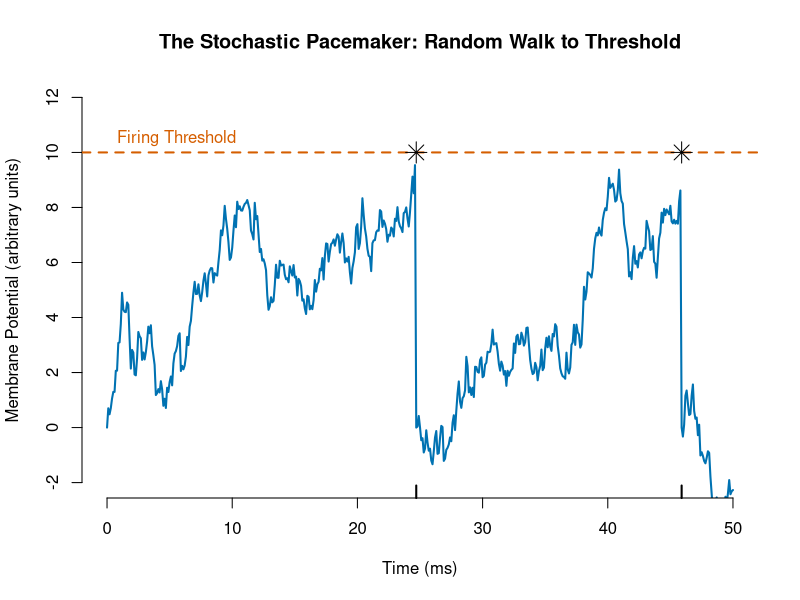
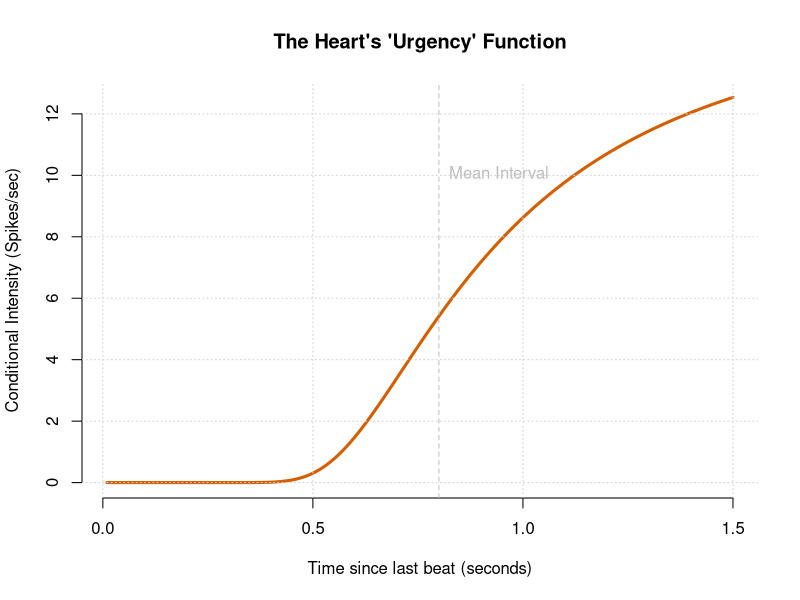
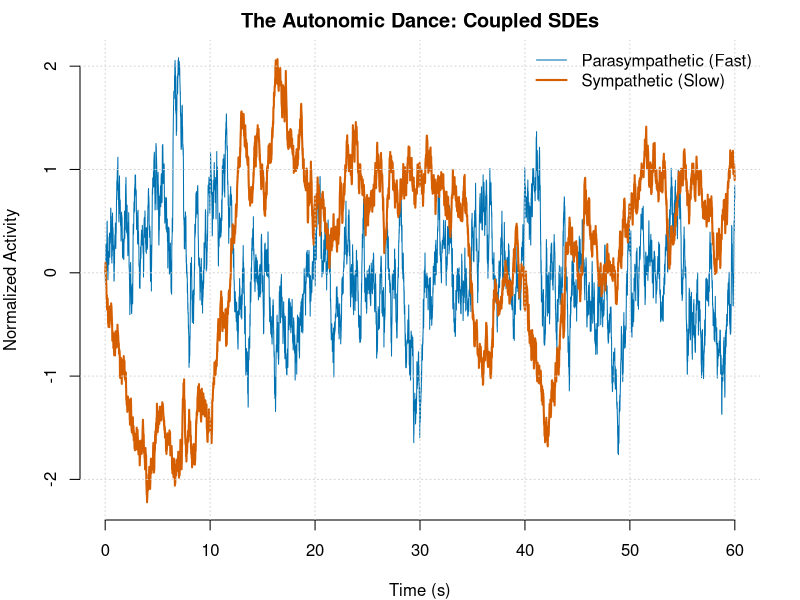
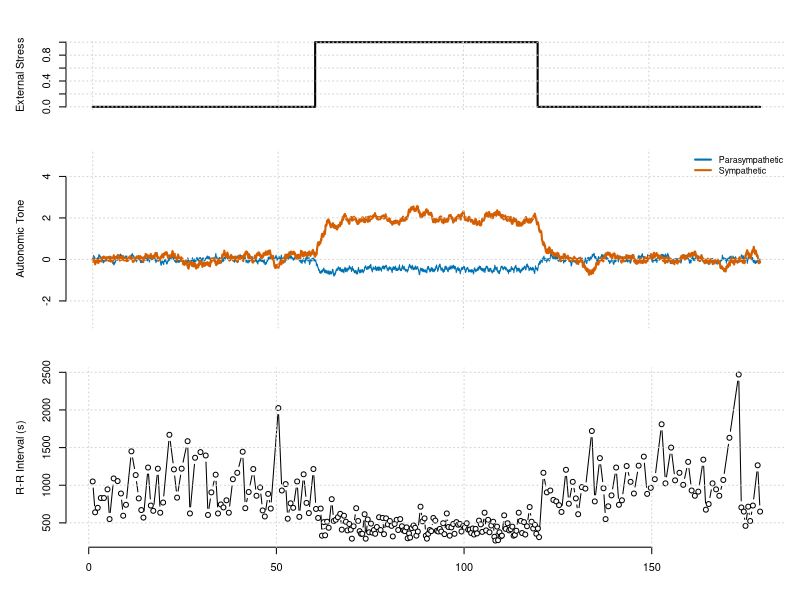

Generate these figures, in order, with R: (Note: a time limit stopped this script after it produced the figures.)
## ---- chunk 1
#| label: fig-random-walk
#| fig-cap: "The Integrate-and-Fire Mechanism. The blue line represents the membrane potential of a pacemaker cell. It drifts upward with noise (Brownian motion) until it hits the threshold (red dashed line). The moment it hits, a heartbeat occurs, and the potential resets. The time taken to hit the threshold is the R-R interval."

set.seed(42)

# Parameters for the Random Walk
threshold <- 10
drift <- 0.5      # Speed of filling
noise_sd <- 1.5   # How "sputtering" the faucet is
dt <- 0.1         # Time step
max_time <- 50

# Simulation containers
time <- seq(0, max_time, by=dt)
voltage <- numeric(length(time))
voltage[1] <- 0
spikes <- numeric(0)

# Simulate the "Bucket" filling
for(i in 2:length(time)) {
  # Random Walk step: Previous + Drift + Noise
  step <- drift * dt + rnorm(1, 0, noise_sd * sqrt(dt))
  voltage[i] <- voltage[i-1] + step
  
  # Check Threshold
  if(voltage[i] >= threshold) {
    voltage[i] <- 0 # Reset (Repolarization)
    spikes <- c(spikes, time[i]) # Record the beat
  }
}

# Plotting the physiological process
plot(time, voltage, type='l', col="#0072B2", lwd=2,
     main="The Stochastic Pacemaker: Random Walk to Threshold",
     xlab="Time (ms)", ylab="Membrane Potential (arbitrary units)",
     ylim=c(-2, 12), frame.plot=FALSE)

# Draw the Threshold
abline(h=threshold, col="#D55E00", lty=2, lwd=2)
text(0, 10.5, "Firing Threshold", pos=4, col="#D55E00")

# Draw the Spikes (Heartbeats)
if(length(spikes) > 0) {
  points(spikes, rep(threshold, length(spikes)), pch=8, col="black", cex=2)
  rug(spikes, col="black", lwd=2)
}

## ---- chunk 2
#| label: fig-hazard-comparison
#| fig-cap: "The 'Urgency' to Beat. This plot shows the Conditional Intensity (Hazard Rate) for an Inverse Gaussian process. Notice how it starts at 0 (the heart refuses to beat immediately after the last one) and rises sharply as time approaches the mean interval (0.8s). This 'Refractory' shape is what separates biological models from simple Poisson models."

# Time since last spike (tau)
tau <- seq(0.01, 1.5, length.out=500)
mu <- 0.8         # Mean interval (seconds)
lambda_scale <- 20 # Shape parameter (inverse variance)

# Inverse Gaussian PDF
f_ig <- sqrt(lambda_scale / (2 * pi * tau^3)) * exp(-lambda_scale * (tau - mu)^2 / (2 * mu^2 * tau))

# Inverse Gaussian CDF
z1 <- sqrt(lambda_scale/tau) * (tau/mu - 1)
z2 <- -sqrt(lambda_scale/tau) * (tau/mu + 1)
F_ig <- pnorm(z1) + exp(2*lambda_scale/mu) * pnorm(z2)

# Hazard Function: lambda(t) = f(t) / (1 - F(t))
# We add a tiny epsilon to denominator to avoid division by zero
hazard <- f_ig / (1 - F_ig + 1e-10)

par(mfrow=c(1,1))
plot(tau, hazard, type='l', lwd=3, col="#D55E00",
     main="The Heart's 'Urgency' Function",
     xlab="Time since last beat (seconds)",
     ylab="Conditional Intensity (Spikes/sec)", frame.plot=FALSE)
grid()
abline(v=mu, lty=2, col="grey")
text(mu, max(hazard)*0.8, "Mean Interval", pos=4, col="grey")

## ---- chunk 3
#| label: fig-sde-coupling
#| fig-cap: "The Hidden Drivers. This simulation shows the latent autonomic states. The blue Parasympathetic trace oscillates rapidly because of its fast decay rate (high a_p). The red Sympathetic trace is sluggish and smooth (low a_s). In our model, these two invisible lines combine to determine the drift rate of the pacemaker cell."

# Parameters
dt <- 0.01
duration <- 60
steps <- duration / dt
t_seq <- seq(0, duration, length.out = steps)

# Decay rates
a_p <- 2.0  # Fast Vagal
a_s <- 0.2  # Slow Sympathetic

# Noise levels
sig_p <- 1.0
sig_s <- 0.5

# Coupling (Sympathetic inhibits Parasympathetic)
b_ps <- -0.5 

# Vectors
p <- numeric(steps)
s <- numeric(steps)

set.seed(101)
# Euler-Maruyama Integration
for(i in 1:(steps-1)) {
  # Independent Wiener Noise
  dw_p <- rnorm(1, 0, sqrt(dt))
  dw_s <- rnorm(1, 0, sqrt(dt))
  
  # Update s(t) - The slow driver
  # ds = -a_s * s + noise
  ds <- -a_s * s[i] * dt + sig_s * dw_s
  s[i+1] <- s[i] + ds
  
  # Update p(t) - The fast driver
  # dp = -a_p * p + coupling * s + noise
  # Note the coupling: High 's' pushes 'p' down
  dp <- (-a_p * p[i] + b_ps * s[i]) * dt + sig_p * dw_p
  p[i+1] <- p[i] + dp
}

# Visualization
par(mar=c(4,4,2,2))
plot(t_seq, p, type='l', col="#0072B2", ylim=range(c(p,s)),
     main="The Autonomic Dance: Coupled SDEs",
     xlab="Time (s)", ylab="Normalized Activity", frame.plot=FALSE)
lines(t_seq, s, col="#D55E00", lwd=2)

legend("topright", legend=c("Parasympathetic (Fast)", "Sympathetic (Slow)"),
       col=c("#0072B2", "#D55E00"), lwd=c(1, 2), bty="n")
grid()

## ---- chunk 4
#| label: core-engine-logic

# This is a conceptual snippet for the loop we will use.
# Imagine s[i] is the Sympathetic level right now.
# We calculate the next level s[i+1] like this:

# s[i+1] <- s[i] + (-a_s * s[i]) * dt + sigma_s * rnorm(1, 0, sqrt(dt))

# Translation: 
# 1. Start with where you are (s[i]).
# 2. Subtract a bit because the tank leaks (-a_s * s[i]). This is the "mean reversion."
# 3. Add a random kick (rnorm...) representing synaptic noise. 

## ---- chunk 5
#| label: full-simulation-function

# The Zero-to-Hero Heart Simulator
# This function generates a complete dataset including the hidden states
# The Robust Zero-to-Hero Heart Simulator
simulate_heart_verbose <- function(duration_secs = 180, 
                                   stress_start = 60, 
                                   stress_end = 120) {
  
  dt <- 0.005
  times <- seq(0, duration_secs, by = dt)
  n <- length(times)
  
  # Physiological Parameters
  a_p <- 2.0; sig_p <- 0.2; k_par <- 0.5
  a_s <- 0.5; sig_s <- 0.2; k_sym <- 0.5
  rho_0 <- 1; kappa <- 10
  
  s <- numeric(n); p <- numeric(n)
  lambda_trace <- numeric(n); mu_trace <- numeric(n)
  spikes <- numeric(0); last_spike_t <- -2.0 
  
  u <- ifelse(times >= stress_start & times <= stress_end, 1, 0)
  
  for(i in 1:(n-1)) {
    # 1. Update SDE States
    p[i+1] <- p[i] + (-a_p * p[i] - 1.0 * u[i]) * dt + sig_p * rnorm(1, 0, sqrt(dt))
    s[i+1] <- s[i] + (-a_s * s[i] + 1.0 * u[i]) * dt + sig_s * rnorm(1, 0, sqrt(dt))
    
    # 2. Map to Mean Interval with safety floor
    current_rate <- rho_0 + k_sym * s[i+1] - k_par * p[i+1]
    # We must ensure rate is positive and mu is not too small
    current_rate <- max(0.5, current_rate) 
    mu <- 1 / current_rate
    mu_trace[i+1] <- mu
    
    # 3. Calculate Inverse Gaussian Hazard
    tau <- times[i] - last_spike_t
    
    if(tau < 0.02) { # Refractory period guard
      lambda_val <- 0
    } else {
      # Numerical Protection: Limit the exponent to avoid Inf
      exponent_term <- 2 * kappa / mu
      if (exponent_term > 700) {
        # If the exponent is too large, the CDF is effectively 1 or 
        # the hazard is saturating. We cap it.
        cdf_term2 <- 0 
      } else {
        cdf_term2 <- exp(exponent_term) * pnorm(-sqrt(kappa/tau)*(tau/mu + 1))
      }
      
      term_pdf <- sqrt(kappa/(2*pi*tau^3)) * exp(-kappa*(tau-mu)^2/(2*mu^2*tau))
      term_cdf <- pnorm(sqrt(kappa/tau)*(tau/mu - 1)) + cdf_term2
      
      # Final Hazard Calculation with a safety ceiling
      # 1e-9 prevents division by zero; pmin caps the intensity
      lambda_val <- term_pdf / max(1e-9, (1 - term_cdf))
      
      # If lambda_val is still NaN or Inf due to tau/mu edge cases, set to 0
      if (is.na(lambda_val) || is.infinite(lambda_val)) {
        lambda_val <- 0
      }
    }
    
    lambda_trace[i+1] <- lambda_val
    
    # 4. Bernoulli Trial
    # Check for NA here as a final safety measure
    if(!is.na(lambda_val) && runif(1) < lambda_val * dt) {
      spikes <- c(spikes, times[i+1])
      last_spike_t <- times[i+1]
    }
  }
  
  return(list(time=times, s=s, p=p, spikes=spikes, u=u, mu=mu_trace, lam=lambda_trace))
}

# Run the simulation
sim_data <- simulate_heart_verbose()
## ---- chunk 6
#| label: fig-deep-dive
#| fig-cap: "The Anatomy of a Stress Response. Top: The 'Stressor' represents an external challenge. Middle: The latent states respond with different time-constants. Note the 'Vagal Crash' and 'Sympathetic Rise'. Bottom: The R-R intervals (Tachogram) show the tangible result of these hidden battles."
#| fig-height: 8

# Calculate intervals
rr_intervals <- diff(sim_data$spikes)
rr_times <- sim_data$spikes[-1]

layout(matrix(c(1, 2, 3), 3, 1, byrow=TRUE), heights=c(1, 2, 2))
par(mar=c(2,5,1,1), oma=c(2,0,2,0))

# Panel 1: The Input
plot(sim_data$time, sim_data$u, type='l', lwd=2, col="black", 
     ylab="External Stress", xaxt='n', frame.plot=F)
grid()

# Panel 2: The Latent Drivers
plot(sim_data$time, sim_data$p, type='l', col="#0072B2", lwd=1, 
     ylab="Autonomic Tone", xaxt='n', frame.plot=F, ylim=c(-3, 5))
lines(sim_data$time, sim_data$s, col="#D55E00", lwd=2)
legend("topright", legend=c("Parasympathetic", "Sympathetic"), 
       col=c("#0072B2", "#D55E00"), lwd=2, bty="n", cex=0.8)
grid()

# Panel 3: The Observed R-R Intervals (Tachogram)
plot(rr_times, rr_intervals * 1000, type='b', pch=21, bg="white", col="black",
     ylab="R-R Interval (s)", xlab="Time (s)", frame.plot=F)
grid()

## ---- chunk 7
#| label: particle-filter-engine
#| cache: true

particle_filter_heart <- function(spike_times, duration, n_particles, dt = 0.005){
  
  # --- 1. Setup ---
  t_grid <- seq(0, duration, by=dt)
  n_steps <- length(t_grid)
  
  # Parameters (Assumed known for this exercise)
  a_p <- 2.0; sig_p <- 0.2; k_par <- 0.5
  a_s <- 0.5; sig_s <- 0.2; k_sym <- 0.5
  rho_0 <- 1; kappa <- 10
  stress_start <- 60; stress_end <- 120
  
  # Initialize Particles: [2 rows (P, S) x N columns]
  # Start with random guesses around 0
  particles <- matrix(rnorm(2 * n_particles, 0, 1), nrow=2)
  
  u <- ifelse(t_grid >= stress_start & t_grid <= stress_end, 1, 0)
  
  # Storage for the "Best Estimate" (Weighted Mean) history
  est_p <- numeric(n_steps)
  est_s <- numeric(n_steps)
  
  # Track the last spike time *per particle*. 
  # (In a rigorous model, this is part of the state. 
  # Here, we simplify by assuming all particles sync to the TRUE last spike 
  # immediately after an observation to keep them aligned).
  true_last_spike <- -1.0
  
  # --- 2. The Filter Loop ---
  
  for(k in 1:(n_steps)) {
    curr_t <- t_grid[k]
    
    # A. PREDICTION (Propagate SDEs)
    # ------------------------------
    # We vectorize this for speed (updating all 2000 particles at once)
    
    # Random noise for this step
    dW_p <- rnorm(n_particles, 0, sqrt(dt))
    dW_s <- rnorm(n_particles, 0, sqrt(dt))
    
    # Euler-Maruyama Update
    # Row 1 is P, Row 2 is S
    # dp = -a_p * p * dt + sig * dW
    particles[1,] <- particles[1,] + (-a_p * particles[1,] - u[k]) * dt + sig_p * dW_p
    particles[2,] <- particles[2,] + (-a_s * particles[2,] + u[k]) * dt + sig_s * dW_s
    
    # B. WEIGHTING (Likelihood)
    # -------------------------
    # Did a spike occur in this window [t, t+dt]?
    is_spike_now <- any(spike_times >= curr_t & spike_times < (curr_t + dt))
    
    # Calculate Hazard Rate (Lambda) for ALL particles
    # Rate = Base + Sym - Par
    rates <- rho_0 + k_sym * particles[2,] - k_par * particles[1,]
    rates <- pmax(rates, 0.1) # Safety floor
    mus <- 1 / rates
    
    tau <- curr_t - true_last_spike
    
    # Calculate Inverse Gaussian Hazard for each particle
    if (tau < 0.02) {
      lambdas <- rep(0, n_particles)
    } else {
      # Vectorized PDF calculation
      term_pdf <- sqrt(kappa/(2*pi*tau^3)) * exp(-kappa*(tau-mus)^2/(2*mus^2*tau))
      
      # Vectorized CDF calculation
      z1 <- sqrt(kappa/tau)*(tau/mus - 1)
      z2 <- -sqrt(kappa/tau)*(tau/mus + 1)
      # Safe exp calculation for the CDF term
      exp_term <- 2*kappa/mus
      # Cap exponent to avoid Inf
      exp_term <- pmin(exp_term, 700) 
      term_cdf <- pnorm(z1) + exp(exp_term) * pnorm(z2)
      
      # Hazard
      surv <- 1 - term_cdf
      surv <- pmax(surv, 1e-9) # Avoid div/0
      lambdas <- term_pdf / surv
    }
    
    # Likelihood Calculation:
    # If Spike: Likelihood = Lambda * dt
    # If No Spike: Likelihood = (1 - Lambda * dt) ~ exp(-Lambda * dt)
    # We work in Log-Space for stability, but for weights we need linear.
    
    if (is_spike_now) {
      weights <- lambdas * dt
      # If a particle predicts lambda=0 but a spike happened, it dies (weight=0)
      true_last_spike <- curr_t # Reset "clock" for next step
    } else {
      weights <- 1 - (lambdas * dt)
      weights <- pmax(weights, 0) # Probability cannot be negative
    }
    
    # C. ESTIMATION (Weighted Mean)
    # -----------------------------
    # Normalize weights
    sum_w <- sum(weights)
    if (sum_w == 0 || is.na(sum_w)) {
      # If all particles die (degeneracy), reset weights to uniform
      weights <- rep(1/n_particles, n_particles)
    } else {
      weights <- weights / sum_w
    }
    
    # Store the weighted average state (The "Consensus")
    est_p[k] <- sum(particles[1,] * weights)
    est_s[k] <- sum(particles[2,] * weights)
    
    # D. RESAMPLING (Survival of the Fittest)
    # ---------------------------------------
    # Only resample if weights are degenerate (Effective Sample Size low)
    # or just simple resampling every step (SIR filter).
    # Here we use simple Systematic Resampling for robustness.
    
    # Create indices of "parents" for the next generation
    parent_indices <- sample(1:n_particles, size=n_particles, replace=TRUE, prob=weights)
    particles <- particles[, parent_indices]
  }
  
  return(list(time = t_grid, p_est = est_p, s_est = est_s))
}

# Run the Heavy Lifter (This may take 10-20 seconds)
# Note: Increasing n_particles improves accuracy but slows it down.
pf_results <- particle_filter_heart(
  spike_times = sim_data$spikes, 
  duration = 180, 
  n_particles = 5000
)
## ---- chunk 8
#| label: fig-pf-results
#| fig-cap: "Particle Filter Results. The solid colored lines are the true hidden states. The dashed black lines are the estimates recovered by the Particle Filter. Notice how the filter captures the nuance of the 'Ramp' (30s-60s) and the 'Hold' (60s-90s) much more accurately than a linear approximation could, especially for the slow-moving Sympathetic tone."

par(mfrow=c(2,1), mar=c(3,4,2,2))

# Plot Parasympathetic Recovery
plot(sim_data$time, sim_data$p, type='l', col="#0072B2", lwd=3,
     ylab="Parasympathetic Tone", main="PF Recovery: Vagal Tone", frame.plot=F, ylim=c(-4, 4))
lines(pf_results$time, pf_results$p_est, col="black", lty=2, lwd=2)
legend("topright", legend=c("True State", "PF Estimate"),
       col=c("#0072B2", "black"), lty=c(1, 2), lwd=c(3, 2), bty="n")
grid()

# Plot Sympathetic Recovery
plot(sim_data$time, sim_data$s, type='l', col="#D55E00", lwd=3,
     ylab="Sympathetic Tone", main="PF Recovery: Sympathetic Tone", frame.plot=F, ylim=c(-2, 4))
lines(pf_results$time, pf_results$s_est, col="black", lty=2, lwd=2)
grid()
